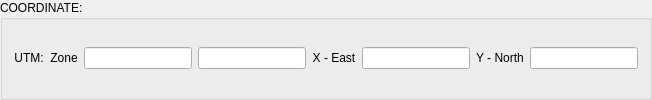
     <widget class="QGroupBox" name="groupBox_4">
      <property name="title">
       <string>COORDINATE:</string>
      </property>
      <layout class="QGridLayout" name="gridLayout_7">
       <item row="0" column="0">
        <widget class="QLabel" name="label_13">
         <property name="text">
          <string>UTM:</string>
         </property>
         <property name="alignment">
          <set>Qt::AlignCenter</set>
         </property>
        </widget>
       </item>
       <item row="0" column="1">
        <widget class="QLabel" name="label_14">
         <property name="text">
          <string>Zone</string>
         </property>
         <property name="alignment">
          <set>Qt::AlignCenter</set>
         </property>
        </widget>
       </item>
       <item row="0" column="2">
        <widget class="QLineEdit" name="UTM_Zone_1_LE">
         <property name="text">
          <string/>
         </property>
         <property name="alignment">
          <set>Qt::AlignRight|Qt::AlignTrailing|Qt::AlignVCenter</set>
         </property>
        </widget>
       </item>
       <item row="0" column="3">
        <widget class="QLineEdit" name="UTM_Zone_2_LE">
         <property name="alignment">
          <set>Qt::AlignRight|Qt::AlignTrailing|Qt::AlignVCenter</set>
         </property>
        </widget>
       </item>
       <item row="0" column="4">
        <widget class="QLabel" name="label_15">
         <property name="text">
          <string>X - East</string>
         </property>
         <property name="alignment">
          <set>Qt::AlignCenter</set>
         </property>
        </widget>
       </item>
       <item row="0" column="5">
        <widget class="QLineEdit" name="X_East_LE">
         <property name="alignment">
          <set>Qt::AlignRight|Qt::AlignTrailing|Qt::AlignVCenter</set>
         </property>
        </widget>
       </item>
       <item row="0" column="6">
        <widget class="QLabel" name="label_16">
         <property name="text">
          <string>Y - North</string>
         </property>
         <property name="alignment">
          <set>Qt::AlignCenter</set>
         </property>
        </widget>
       </item>
       <item row="0" column="7">
        <widget class="QLineEdit" name="Y_North_LE">
         <property name="alignment">
          <set>Qt::AlignRight|Qt::AlignTrailing|Qt::AlignVCenter</set>
         </property>
        </widget>
       </item>
      </layout>
     </widget>
